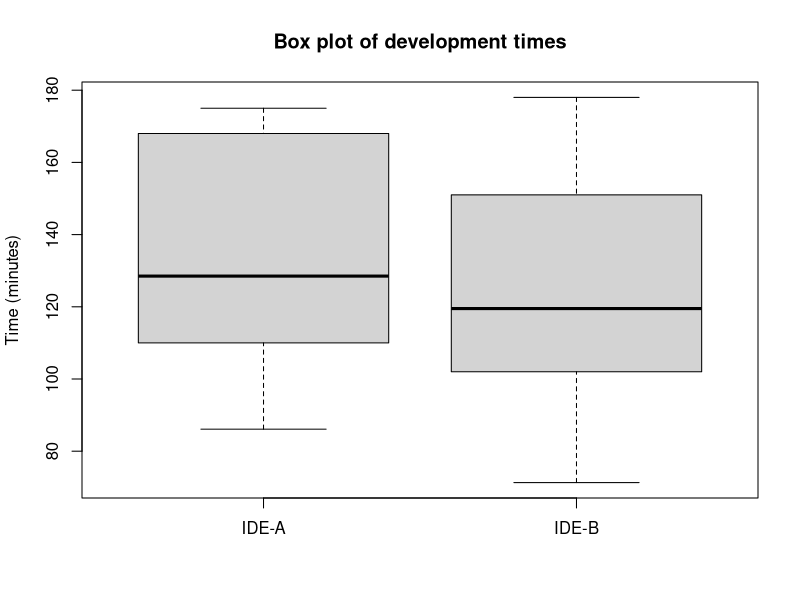
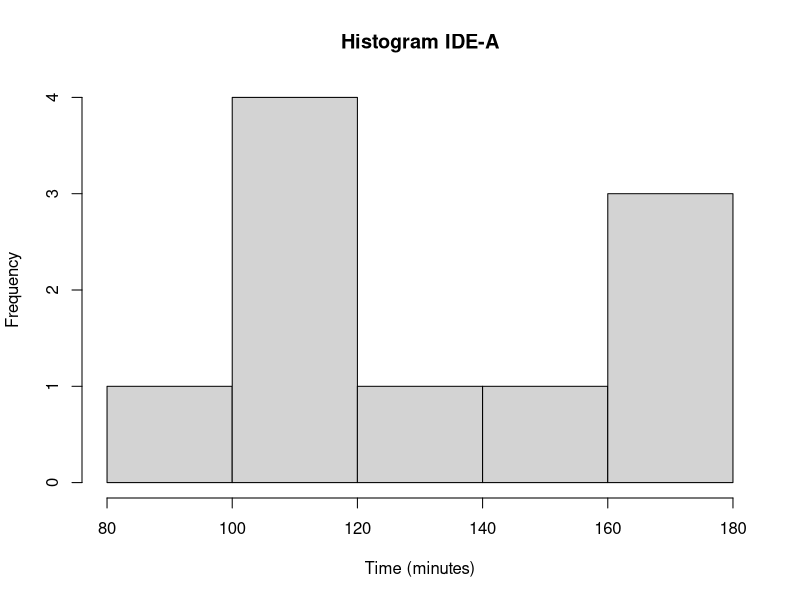
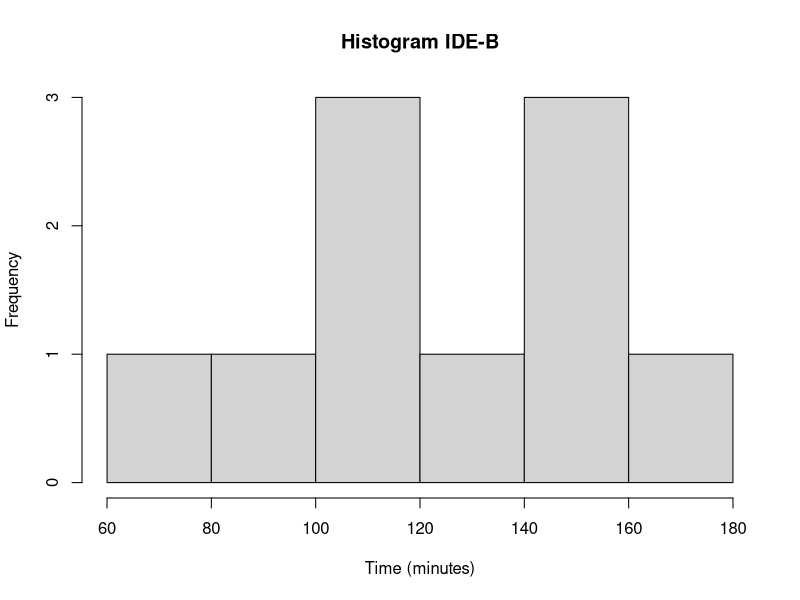
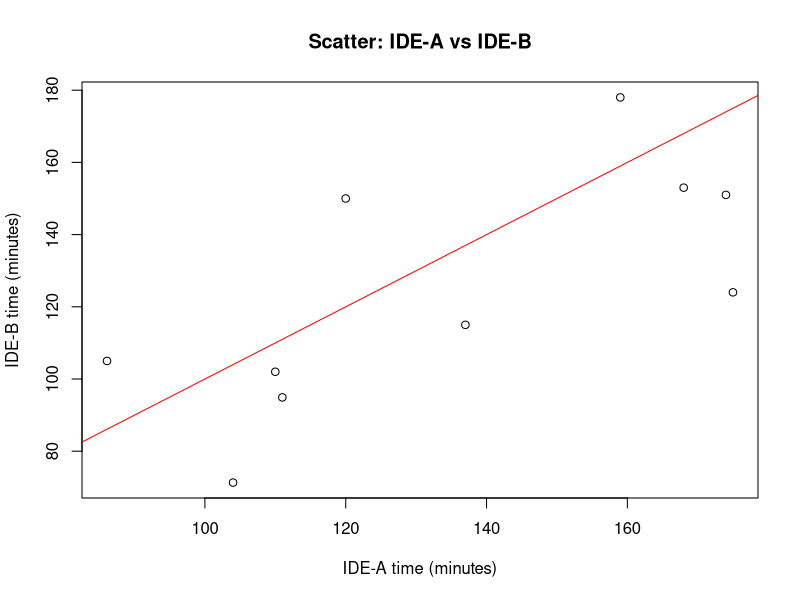

These figures' R source, in order:

prog1 <- c(104,102,159,168,150,151,111,105,137,124)
prog2 <- c(71.3,110,178,153,120,174,94.9,86.1,115,175)


A <- c(1,3,4,7,9)
ideA <- c(prog1[A], prog2[-A])
ideB <- c(prog2[A], prog1[-A])


cat("IDE-A mean:", mean(ideA), "median:", median(ideA), "\n")
cat("IDE-B mean:", mean(ideB), "median:", median(ideB), "\n")


diffs <- ideA - ideB
sh <- shapiro.test(diffs)
print(sh)  


if (sh$p.value > 0.05) {
  # paired t-test
  tt <- t.test(ideA, ideB, paired=TRUE)
  print(tt)

  dz <- mean(diffs) / sd(diffs)
  cat("Cohen's dz:", dz, "\n")
} else {

  wt <- wilcox.test(ideA, ideB, paired=TRUE, exact=FALSE)
  print(wt)
}


boxplot(ideA, ideB, names=c("IDE-A","IDE-B"),
        main="Box plot of development times", ylab="Time (minutes)")

hist(ideA, main="Histogram IDE-A", xlab="Time (minutes)")

hist(ideB, main="Histogram IDE-B", xlab="Time (minutes)")

plot(ideA, ideB, main="Scatter: IDE-A vs IDE-B",
     xlab="IDE-A time (minutes)", ylab="IDE-B time (minutes)")
abline(0,1,col="red") 

